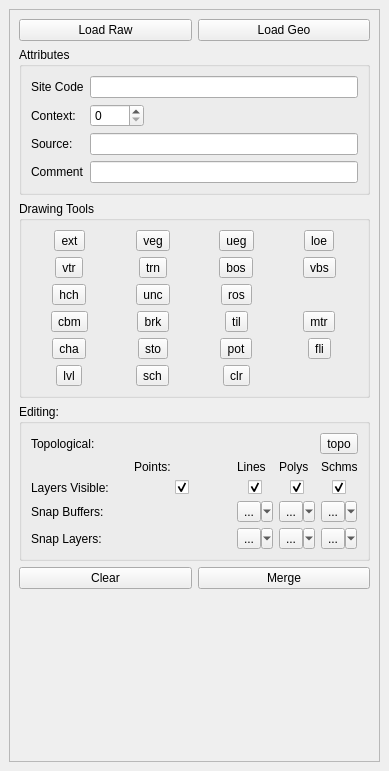
<?xml version="1.0" encoding="UTF-8"?>
<ui version="4.0">
 <class>PlanDockWidget</class>
 <widget class="QgsDockWidget" name="PlanDockWidget">
  <property name="geometry">
   <rect>
    <x>0</x>
    <y>0</y>
    <width>389</width>
    <height>771</height>
   </rect>
  </property>
  <property name="sizePolicy">
   <sizepolicy hsizetype="Preferred" vsizetype="MinimumExpanding">
    <horstretch>0</horstretch>
    <verstretch>0</verstretch>
   </sizepolicy>
  </property>
  <property name="windowTitle">
   <string>ArkPlan</string>
  </property>
  <widget class="QWidget" name="dockWidgetContents">
   <layout class="QVBoxLayout" name="verticalLayout_4">
    <item>
     <widget class="QScrollArea" name="scrollArea">
      <property name="sizePolicy">
       <sizepolicy hsizetype="MinimumExpanding" vsizetype="Expanding">
        <horstretch>0</horstretch>
        <verstretch>0</verstretch>
       </sizepolicy>
      </property>
      <property name="horizontalScrollBarPolicy">
       <enum>Qt::ScrollBarAlwaysOff</enum>
      </property>
      <property name="widgetResizable">
       <bool>true</bool>
      </property>
      <widget class="QWidget" name="scrollAreaWidgetContents">
       <property name="geometry">
        <rect>
         <x>0</x>
         <y>0</y>
         <width>363</width>
         <height>719</height>
        </rect>
       </property>
       <layout class="QVBoxLayout" name="verticalLayout">
        <item>
         <layout class="QHBoxLayout" name="horizontalLayout_4">
          <item>
           <widget class="QPushButton" name="m_loadRawButton">
            <property name="text">
             <string>Load Raw</string>
            </property>
           </widget>
          </item>
          <item>
           <widget class="QPushButton" name="m_loadGeoButton">
            <property name="text">
             <string>Load Geo</string>
            </property>
           </widget>
          </item>
         </layout>
        </item>
        <item>
         <widget class="QGroupBox" name="m_planGroup">
          <property name="title">
           <string>Attributes</string>
          </property>
          <layout class="QFormLayout" name="formLayout">
           <property name="fieldGrowthPolicy">
            <enum>QFormLayout::ExpandingFieldsGrow</enum>
           </property>
           <item row="0" column="0">
            <widget class="QLabel" name="m_siteLabel">
             <property name="text">
              <string>Site Code</string>
             </property>
            </widget>
           </item>
           <item row="0" column="1">
            <widget class="QLineEdit" name="m_siteEdit">
             <property name="readOnly">
              <bool>false</bool>
             </property>
            </widget>
           </item>
           <item row="1" column="0">
            <widget class="QLabel" name="m_contextLabel">
             <property name="text">
              <string>Context:</string>
             </property>
             <property name="buddy">
              <cstring>m_contextSpin</cstring>
             </property>
            </widget>
           </item>
           <item row="1" column="1">
            <widget class="QSpinBox" name="m_contextSpin">
             <property name="toolTip">
              <string>Context Number</string>
             </property>
             <property name="maximum">
              <number>9999</number>
             </property>
            </widget>
           </item>
           <item row="2" column="1">
            <widget class="QLineEdit" name="m_sourceEdit">
             <property name="toolTip">
              <string>Source</string>
             </property>
            </widget>
           </item>
           <item row="2" column="0">
            <widget class="QLabel" name="m_sourceLabel">
             <property name="text">
              <string>Source:</string>
             </property>
             <property name="buddy">
              <cstring>m_sourceEdit</cstring>
             </property>
            </widget>
           </item>
           <item row="3" column="1">
            <widget class="QLineEdit" name="m_commentEdit">
             <property name="readOnly">
              <bool>false</bool>
             </property>
            </widget>
           </item>
           <item row="3" column="0">
            <widget class="QLabel" name="m_commentLabel">
             <property name="text">
              <string>Comment</string>
             </property>
             <property name="buddy">
              <cstring>m_commentEdit</cstring>
             </property>
            </widget>
           </item>
          </layout>
         </widget>
        </item>
        <item>
         <widget class="QGroupBox" name="m_drawingToolsGroup">
          <property name="title">
           <string>Drawing Tools</string>
          </property>
          <layout class="QGridLayout" name="gridLayout">
           <item row="0" column="0" alignment="Qt::AlignHCenter">
            <widget class="QToolButton" name="m_extentTool">
             <property name="toolTip">
              <string>Extent of context</string>
             </property>
             <property name="text">
              <string>ext</string>
             </property>
             <property name="checkable">
              <bool>true</bool>
             </property>
             <attribute name="buttonGroup">
              <string notr="true">m_toolButtonGroup</string>
             </attribute>
            </widget>
           </item>
           <item row="0" column="1" alignment="Qt::AlignHCenter">
            <widget class="QToolButton" name="m_verticalEdgeTool">
             <property name="toolTip">
              <string>Vertical Edge</string>
             </property>
             <property name="text">
              <string>veg</string>
             </property>
             <property name="checkable">
              <bool>true</bool>
             </property>
             <attribute name="buttonGroup">
              <string notr="true">m_toolButtonGroup</string>
             </attribute>
            </widget>
           </item>
           <item row="0" column="2" alignment="Qt::AlignHCenter">
            <widget class="QToolButton" name="m_uncertainEdgeTool">
             <property name="toolTip">
              <string>Uncertain Edge</string>
             </property>
             <property name="text">
              <string>ueg</string>
             </property>
             <property name="checkable">
              <bool>true</bool>
             </property>
             <attribute name="buttonGroup">
              <string notr="true">m_toolButtonGroup</string>
             </attribute>
            </widget>
           </item>
           <item row="0" column="3" alignment="Qt::AlignHCenter">
            <widget class="QToolButton" name="m_limitOfExcavationTool">
             <property name="toolTip">
              <string>Limit of Excavation</string>
             </property>
             <property name="text">
              <string>loe</string>
             </property>
             <property name="checkable">
              <bool>true</bool>
             </property>
             <attribute name="buttonGroup">
              <string notr="true">m_toolButtonGroup</string>
             </attribute>
            </widget>
           </item>
           <item row="1" column="0" alignment="Qt::AlignHCenter">
            <widget class="QToolButton" name="m_verticalTruncationTool">
             <property name="toolTip">
              <string>Vertical Truncation</string>
             </property>
             <property name="text">
              <string>vtr</string>
             </property>
             <property name="checkable">
              <bool>true</bool>
             </property>
             <attribute name="buttonGroup">
              <string notr="true">m_toolButtonGroup</string>
             </attribute>
            </widget>
           </item>
           <item row="1" column="1" alignment="Qt::AlignHCenter">
            <widget class="QToolButton" name="m_truncationTool">
             <property name="toolTip">
              <string>Truncation</string>
             </property>
             <property name="text">
              <string>trn</string>
             </property>
             <property name="checkable">
              <bool>true</bool>
             </property>
             <attribute name="buttonGroup">
              <string notr="true">m_toolButtonGroup</string>
             </attribute>
            </widget>
           </item>
           <item row="1" column="2" alignment="Qt::AlignHCenter">
            <widget class="QToolButton" name="m_breakOfSlopeTool">
             <property name="toolTip">
              <string>Break of Slope</string>
             </property>
             <property name="text">
              <string>bos</string>
             </property>
             <property name="checkable">
              <bool>true</bool>
             </property>
             <attribute name="buttonGroup">
              <string notr="true">m_toolButtonGroup</string>
             </attribute>
            </widget>
           </item>
           <item row="1" column="3" alignment="Qt::AlignHCenter">
            <widget class="QToolButton" name="m_verticalBreakOfSlopeTool">
             <property name="toolTip">
              <string>Vertical Break of Slope</string>
             </property>
             <property name="text">
              <string>vbs</string>
             </property>
             <property name="checkable">
              <bool>true</bool>
             </property>
             <attribute name="buttonGroup">
              <string notr="true">m_toolButtonGroup</string>
             </attribute>
            </widget>
           </item>
           <item row="2" column="0" alignment="Qt::AlignHCenter">
            <widget class="QToolButton" name="m_hachureTool">
             <property name="toolTip">
              <string>Hachure</string>
             </property>
             <property name="text">
              <string>hch</string>
             </property>
             <property name="checkable">
              <bool>true</bool>
             </property>
             <attribute name="buttonGroup">
              <string notr="true">m_toolButtonGroup</string>
             </attribute>
            </widget>
           </item>
           <item row="2" column="1" alignment="Qt::AlignHCenter">
            <widget class="QToolButton" name="m_undercutTool">
             <property name="toolTip">
              <string>Undercut</string>
             </property>
             <property name="text">
              <string>unc</string>
             </property>
             <property name="checkable">
              <bool>true</bool>
             </property>
             <attribute name="buttonGroup">
              <string notr="true">m_toolButtonGroup</string>
             </attribute>
            </widget>
           </item>
           <item row="2" column="2" alignment="Qt::AlignHCenter">
            <widget class="QToolButton" name="m_returnOfSlopeTool">
             <property name="toolTip">
              <string>Return of Slope</string>
             </property>
             <property name="text">
              <string>ros</string>
             </property>
             <property name="checkable">
              <bool>true</bool>
             </property>
             <attribute name="buttonGroup">
              <string notr="true">m_toolButtonGroup</string>
             </attribute>
            </widget>
           </item>
           <item row="3" column="0" alignment="Qt::AlignHCenter">
            <widget class="QToolButton" name="m_cbmTool">
             <property name="toolTip">
              <string>CBM</string>
             </property>
             <property name="text">
              <string>cbm</string>
             </property>
             <property name="checkable">
              <bool>true</bool>
             </property>
             <attribute name="buttonGroup">
              <string notr="true">m_toolButtonGroup</string>
             </attribute>
            </widget>
           </item>
           <item row="3" column="1" alignment="Qt::AlignHCenter">
            <widget class="QToolButton" name="m_brickTool">
             <property name="toolTip">
              <string>Brick</string>
             </property>
             <property name="text">
              <string>brk</string>
             </property>
             <property name="checkable">
              <bool>true</bool>
             </property>
             <attribute name="buttonGroup">
              <string notr="true">m_toolButtonGroup</string>
             </attribute>
            </widget>
           </item>
           <item row="3" column="2" alignment="Qt::AlignHCenter">
            <widget class="QToolButton" name="m_tileTool">
             <property name="toolTip">
              <string>Tile</string>
             </property>
             <property name="text">
              <string>til</string>
             </property>
             <property name="checkable">
              <bool>true</bool>
             </property>
             <attribute name="buttonGroup">
              <string notr="true">m_toolButtonGroup</string>
             </attribute>
            </widget>
           </item>
           <item row="3" column="3" alignment="Qt::AlignHCenter">
            <widget class="QToolButton" name="m_mortarTool">
             <property name="toolTip">
              <string>Mortar</string>
             </property>
             <property name="text">
              <string>mtr</string>
             </property>
             <property name="checkable">
              <bool>true</bool>
             </property>
             <attribute name="buttonGroup">
              <string notr="true">m_toolButtonGroup</string>
             </attribute>
            </widget>
           </item>
           <item row="4" column="0" alignment="Qt::AlignHCenter">
            <widget class="QToolButton" name="m_charcoalTool">
             <property name="toolTip">
              <string>Charcoal</string>
             </property>
             <property name="text">
              <string>cha</string>
             </property>
             <property name="checkable">
              <bool>true</bool>
             </property>
             <attribute name="buttonGroup">
              <string notr="true">m_toolButtonGroup</string>
             </attribute>
            </widget>
           </item>
           <item row="4" column="1" alignment="Qt::AlignHCenter">
            <widget class="QToolButton" name="m_stoneTool">
             <property name="toolTip">
              <string>Stone</string>
             </property>
             <property name="text">
              <string>sto</string>
             </property>
             <property name="checkable">
              <bool>true</bool>
             </property>
             <attribute name="buttonGroup">
              <string notr="true">m_toolButtonGroup</string>
             </attribute>
            </widget>
           </item>
           <item row="4" column="2" alignment="Qt::AlignHCenter">
            <widget class="QToolButton" name="m_potTool">
             <property name="toolTip">
              <string>Pot</string>
             </property>
             <property name="text">
              <string>pot</string>
             </property>
             <property name="checkable">
              <bool>true</bool>
             </property>
             <attribute name="buttonGroup">
              <string notr="true">m_toolButtonGroup</string>
             </attribute>
            </widget>
           </item>
           <item row="4" column="3" alignment="Qt::AlignHCenter">
            <widget class="QToolButton" name="m_flintTool">
             <property name="toolTip">
              <string>Flint</string>
             </property>
             <property name="text">
              <string>fli</string>
             </property>
             <property name="checkable">
              <bool>true</bool>
             </property>
             <attribute name="buttonGroup">
              <string notr="true">m_toolButtonGroup</string>
             </attribute>
            </widget>
           </item>
           <item row="5" column="0" alignment="Qt::AlignHCenter">
            <widget class="QToolButton" name="m_levelTool">
             <property name="toolTip">
              <string>Level</string>
             </property>
             <property name="text">
              <string>lvl</string>
             </property>
             <property name="checkable">
              <bool>true</bool>
             </property>
             <attribute name="buttonGroup">
              <string notr="true">m_toolButtonGroup</string>
             </attribute>
            </widget>
           </item>
           <item row="5" column="1" alignment="Qt::AlignHCenter">
            <widget class="QToolButton" name="m_schematicTool">
             <property name="toolTip">
              <string>Schematic</string>
             </property>
             <property name="text">
              <string>sch</string>
             </property>
             <property name="checkable">
              <bool>true</bool>
             </property>
             <attribute name="buttonGroup">
              <string notr="true">m_toolButtonGroup</string>
             </attribute>
            </widget>
           </item>
           <item row="5" column="2" alignment="Qt::AlignHCenter">
            <widget class="QToolButton" name="m_clearTool">
             <property name="enabled">
              <bool>true</bool>
             </property>
             <property name="text">
              <string>clr</string>
             </property>
             <attribute name="buttonGroup">
              <string notr="true">m_toolButtonGroup</string>
             </attribute>
            </widget>
           </item>
          </layout>
         </widget>
        </item>
        <item>
         <widget class="QGroupBox" name="groupBox">
          <property name="title">
           <string>Editing:</string>
          </property>
          <layout class="QVBoxLayout" name="verticalLayout_3">
           <item>
            <layout class="QHBoxLayout" name="horizontalLayout_3">
             <item>
              <widget class="QLabel" name="m_topologicalLabel">
               <property name="text">
                <string>Topological:</string>
               </property>
              </widget>
             </item>
             <item>
              <widget class="TopoEditToolButton" name="m_topologicalTool">
               <property name="text">
                <string>topo</string>
               </property>
               <property name="checkable">
                <bool>true</bool>
               </property>
              </widget>
             </item>
            </layout>
           </item>
           <item>
            <layout class="QGridLayout" name="gridLayout_3">
             <item row="3" column="0">
              <widget class="QLabel" name="label_2">
               <property name="text">
                <string>Snap Layers:</string>
               </property>
              </widget>
             </item>
             <item row="0" column="2">
              <widget class="QLabel" name="label_11">
               <property name="text">
                <string>Lines</string>
               </property>
              </widget>
             </item>
             <item row="1" column="0">
              <widget class="QLabel" name="label_4">
               <property name="text">
                <string>Layers Visible:</string>
               </property>
              </widget>
             </item>
             <item row="0" column="3">
              <widget class="QLabel" name="label_12">
               <property name="text">
                <string>Polys</string>
               </property>
              </widget>
             </item>
             <item row="2" column="0">
              <widget class="QLabel" name="label">
               <property name="text">
                <string>Snap Buffers:</string>
               </property>
              </widget>
             </item>
             <item row="3" column="3">
              <widget class="SnappingToolButton" name="m_snapPolygonsLayerTool">
               <property name="text">
                <string>...</string>
               </property>
               <property name="checkable">
                <bool>true</bool>
               </property>
               <property name="popupMode">
                <enum>QToolButton::MenuButtonPopup</enum>
               </property>
              </widget>
             </item>
             <item row="2" column="3">
              <widget class="SnappingToolButton" name="m_snapPolygonsBufferTool">
               <property name="text">
                <string>...</string>
               </property>
               <property name="checkable">
                <bool>true</bool>
               </property>
               <property name="popupMode">
                <enum>QToolButton::MenuButtonPopup</enum>
               </property>
              </widget>
             </item>
             <item row="1" column="3" alignment="Qt::AlignHCenter">
              <widget class="QCheckBox" name="m_showPolygonsCheck">
               <property name="toolTip">
                <string>Show existing polygons</string>
               </property>
               <property name="text">
                <string/>
               </property>
               <property name="checked">
                <bool>true</bool>
               </property>
              </widget>
             </item>
             <item row="1" column="1" alignment="Qt::AlignHCenter">
              <widget class="QCheckBox" name="m_showPointsCheck">
               <property name="toolTip">
                <string>Show existing levels</string>
               </property>
               <property name="text">
                <string/>
               </property>
               <property name="checked">
                <bool>true</bool>
               </property>
              </widget>
             </item>
             <item row="0" column="1">
              <widget class="QLabel" name="label_8">
               <property name="text">
                <string>Points:</string>
               </property>
              </widget>
             </item>
             <item row="1" column="2" alignment="Qt::AlignHCenter">
              <widget class="QCheckBox" name="m_showLinesCheck">
               <property name="toolTip">
                <string>Show existing lines</string>
               </property>
               <property name="text">
                <string/>
               </property>
               <property name="checked">
                <bool>true</bool>
               </property>
              </widget>
             </item>
             <item row="2" column="2">
              <widget class="SnappingToolButton" name="m_snapLinesBufferTool">
               <property name="text">
                <string>...</string>
               </property>
               <property name="checkable">
                <bool>true</bool>
               </property>
               <property name="popupMode">
                <enum>QToolButton::MenuButtonPopup</enum>
               </property>
              </widget>
             </item>
             <item row="3" column="4">
              <widget class="SnappingToolButton" name="m_snapSchematicsLayerTool">
               <property name="text">
                <string>...</string>
               </property>
               <property name="checkable">
                <bool>true</bool>
               </property>
               <property name="popupMode">
                <enum>QToolButton::MenuButtonPopup</enum>
               </property>
              </widget>
             </item>
             <item row="2" column="4">
              <widget class="SnappingToolButton" name="m_snapSchematicsBufferTool">
               <property name="text">
                <string>...</string>
               </property>
               <property name="checkable">
                <bool>true</bool>
               </property>
               <property name="popupMode">
                <enum>QToolButton::MenuButtonPopup</enum>
               </property>
              </widget>
             </item>
             <item row="0" column="4">
              <widget class="QLabel" name="label_13">
               <property name="text">
                <string>Schms</string>
               </property>
              </widget>
             </item>
             <item row="3" column="2">
              <widget class="SnappingToolButton" name="m_snapLinesLayerTool">
               <property name="text">
                <string>...</string>
               </property>
               <property name="checkable">
                <bool>true</bool>
               </property>
               <property name="popupMode">
                <enum>QToolButton::MenuButtonPopup</enum>
               </property>
              </widget>
             </item>
             <item row="1" column="4" alignment="Qt::AlignHCenter">
              <widget class="QCheckBox" name="m_showSchematicsCheck">
               <property name="toolTip">
                <string>Show existing schematics</string>
               </property>
               <property name="text">
                <string/>
               </property>
               <property name="checked">
                <bool>true</bool>
               </property>
              </widget>
             </item>
            </layout>
           </item>
          </layout>
         </widget>
        </item>
        <item>
         <layout class="QHBoxLayout" name="horizontalLayout">
          <item>
           <widget class="QPushButton" name="m_clearButton">
            <property name="toolTip">
             <string>Clear unsaved changes from work layers</string>
            </property>
            <property name="text">
             <string>Clear</string>
            </property>
           </widget>
          </item>
          <item>
           <widget class="QPushButton" name="m_mergeButton">
            <property name="toolTip">
             <string>Move new context to main layers</string>
            </property>
            <property name="text">
             <string>Merge</string>
            </property>
           </widget>
          </item>
         </layout>
        </item>
        <item>
         <spacer name="verticalSpacer">
          <property name="orientation">
           <enum>Qt::Vertical</enum>
          </property>
          <property name="sizeHint" stdset="0">
           <size>
            <width>17</width>
            <height>1</height>
           </size>
          </property>
         </spacer>
        </item>
       </layout>
      </widget>
     </widget>
    </item>
   </layout>
  </widget>
 </widget>
 <customwidgets>
  <customwidget>
   <class>SnappingToolButton</class>
   <extends>QToolButton</extends>
   <header>..core.snap_widgets.h</header>
  </customwidget>
  <customwidget>
   <class>TopoEditToolButton</class>
   <extends>QToolButton</extends>
   <header>..core.snap_widgets.h</header>
  </customwidget>
  <customwidget>
   <class>QgsDockWidget</class>
   <extends>QDockWidget</extends>
   <header>..core.dock.h</header>
   <container>1</container>
  </customwidget>
 </customwidgets>
 <resources/>
 <connections/>
 <buttongroups>
  <buttongroup name="m_toolButtonGroup"/>
 </buttongroups>
</ui>
